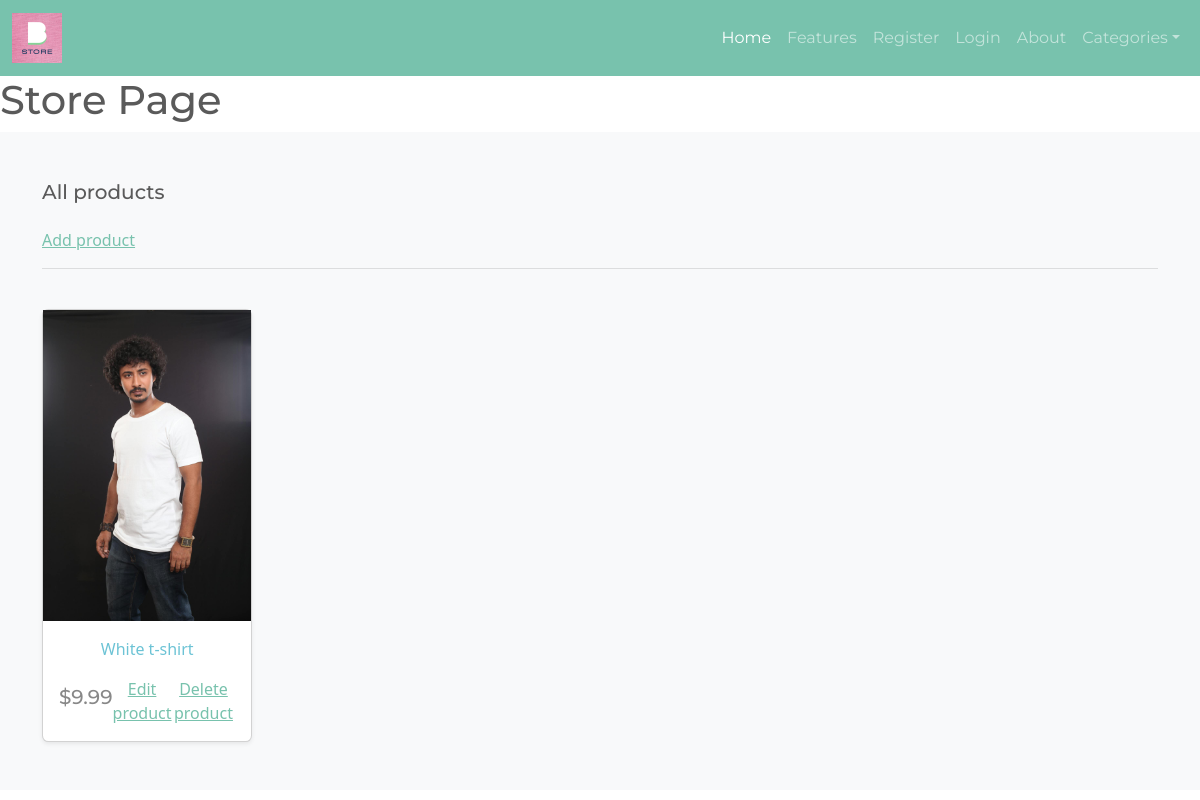
The app's page /, older data.
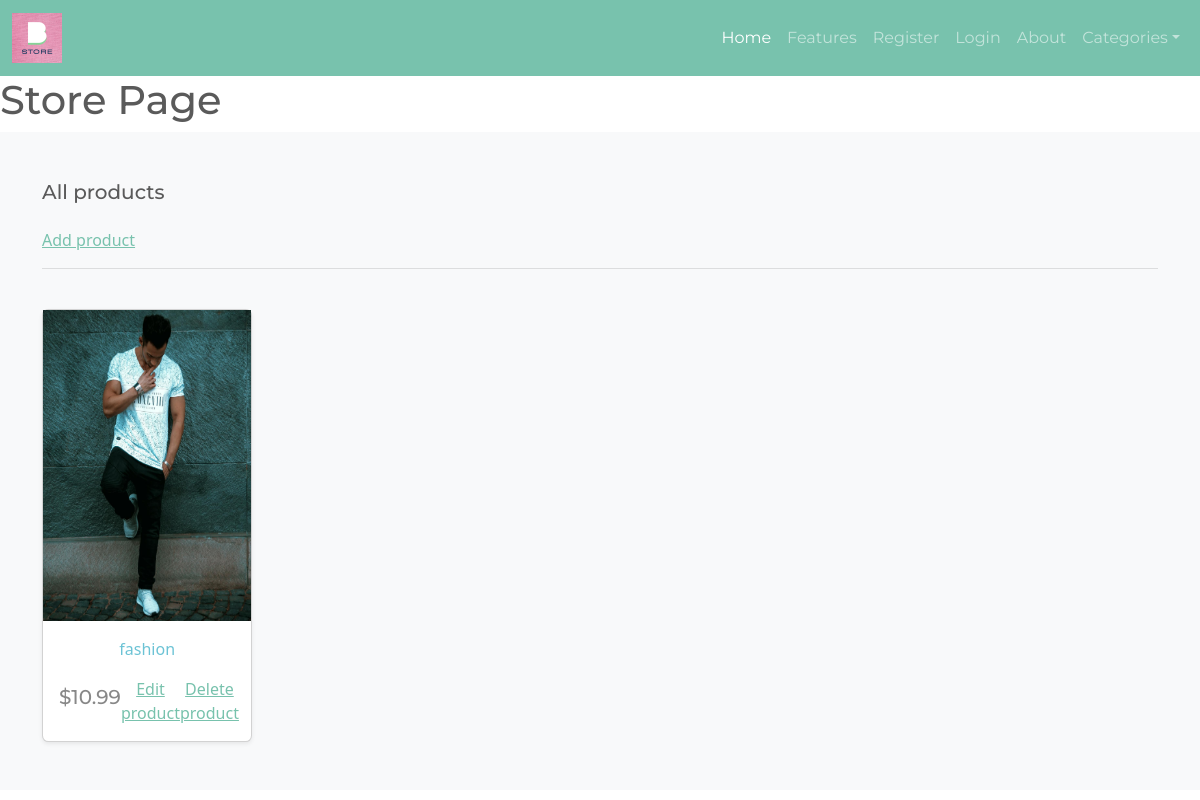
The same page, newer data.
### store/models.py (models this page shows, shortened)
class Product(models.Model):
    category = models.ForeignKey(Category, related_name='products', on_delete=models.CASCADE)
    title = models.CharField(max_length=200)
    brand = models.CharField(max_length=200, default="un-branded")
    description = models.TextField(blank=True)
    slug = models.SlugField(max_length=250, unique=True)
    price = models.DecimalField(max_digits = 6, decimal_places = 2)
    image = models.FileField(upload_to='images/', default="images/default.png")
    class Meta:
        verbose_name_plural = "products"

### store/views.py (the view)
# urls.py: path('', include('store.urls')),
def store(request):
    products = Product.objects.all()
    return render(request, 'store/store.html', {'products':products})

### store/templates/store/store.html
{% extends 'base.html' %} {% load static %}{% block content %}
<h1>Store Page</h1>
<div class="album py-5 bg-light">
    <div class="container">
        <div class="pb-3 h5">All products</div>
        <a href="{% url 'create-product' %}">Add product</a>
        <hr />
        <br />
        <div class="row row-cols-1 row-cols-sm-2 row-cols-md-5 g-3">
            {% for product in products %}
            <div class="col text-center">
                <div class="card shadow-sm">
                    <img
                        class="image-product"
                        src="{{product.image.url}}"
                        alt="{{product.title}}"
                    />
                    <div class="card-body">
                        <p class="card-text">
                            <a
                                class="text-info text-decoration-none"
                                href="{% url 'product' product.slug %}"
                                >{{product.description}}</a
                            >
                        </p>
                        <div
                            class="d-flex justify-content-between align-items-center"
                        >
                            <h5>${{product.price}}</h5>
                            <a href="{% url 'update-product' product.slug %}"
                                >Edit product</a
                            >
                            <a href="{% url 'delete-product' product.slug %}"
                                >Delete product</a
                            >
                        </div>
                    </div>
                </div>
            </div>
            {% endfor %}
        </div>
    </div>
</div>
{% endblock %}

### templates/base.html (shortened to what this page needs)
<!DOCTYPE html>
{% load static %}
{% url 'account_login' as login_url %}
{% url 'account_signup' as signup_url %}
{% url 'account_logout' as logout_url %}
<html lang="en">
    <head>
        <link
            rel="stylesheet"
            href="https://bootswatch.com/5/minty/bootstrap.min.css"
        />
        <link rel="stylesheet" href="{% static 'css/styles.css' %}" />
    </head>
    <body>
        <header>
            <nav
                class="navbar navbar-expand-lg bg-primary"
                data-bs-theme="dark"
            >
                <div class="container-fluid">
                    <a class="navbar-brand" href="{% url 'store' %}"
                        ><img
                            id="logo"
                            src="{% static 'media/images/logo_b.png' %}"
                            alt=""
                    /></a>
                    <div class="collapse navbar-collapse" id="navbarColor01">
                        <ul class="navbar-nav ms-auto">
                            <li class="nav-item">
                                <a
                                    class="nav-link active"
                                    href="{% url 'store' %}"
                                    >Home
                                </a>
                            </li>
                            <li class="nav-item">
                                <a class="nav-link" href="#">Features</a>
                            </li>
                            {% if user.is_authenticated %}
                                <li class="nav-item">
                                    <a class="nav-link {% if request.path == logout_url %}active{% endif %}" aria-current="page" href="{% url 'account_logout' %}">Logout</a>
                                </li>
                                {% else %}
                                <li class="nav-item">
                                    <a class="nav-link {% if request.path == signup_url %}active{% endif %}" aria-current="page"
                                    href="{% url 'account_signup' %}">Register</a>
                                </li>
                                <li class="nav-item">
                                    <a class="nav-link {% if request.path == login_url %}active{% endif %}" aria-current="page" href="{% url 'account_login' %}">Login</a>
                                </li>
                            {% endif %}
                            <li class="nav-item">
                                <a class="nav-link" href="#">About</a>
                            </li>
                            <li class="nav-item dropdown">
                                <a
                                    class="nav-link dropdown-toggle"
                                    data-bs-toggle="dropdown"
                                    href="#"
                                    role="button"
                                    aria-haspopup="true"
                                    aria-expanded="false"
                                    >Categories</a
                                >
                            </li>
                        </ul>
                    </div>
                </div>
            </nav>
        </header>
        <main>
            {% block content %} {% endblock %}
        </main>
    </body>
</html>

### static/css/styles.css (style rules this page uses)
html, body { padding: 0; margin: 0; box-sizing: border-box; }
img { height: 310.635px; }
#logo { padding: 0; margin: 0; height: 50px; }

Row changes from the older to the newer data that the page shows:
removed Product: image (picture), description "White t-shirt", price "9.99"
added Product: image (picture), description "fashion", price "10.99"
